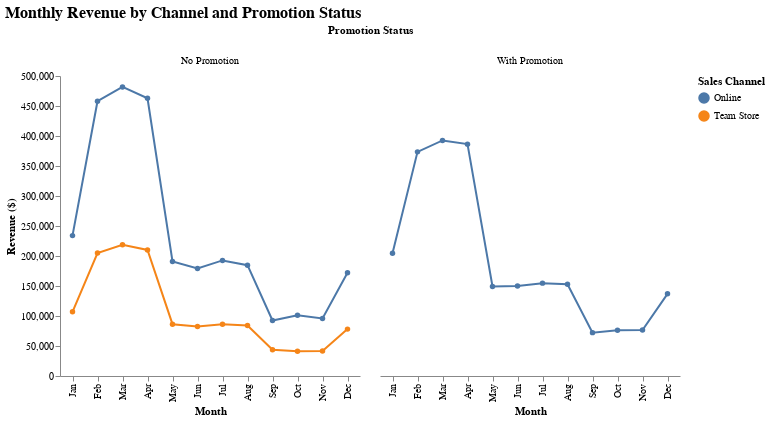

Here is the notebook cell this chart was saved with:
### Code cell
# read data
stadium = pd.read_csv("clean_stadium.csv")
fanbase = pd.read_csv("clean_fanbase.csv")
merch = pd.read_csv("clean_merch.csv")

# Extract month from Selling_Date
merch['Month'] = pd.to_datetime(merch['Selling_Date']).dt.month

monthly_channel_promo = (
    merch.groupby(['Month', 'Channel', 'Promotion'], as_index=False)['Unit_Price']
    .sum()
    .rename(columns={'Unit_Price': 'Revenue'})
)

#  readable month names
month_names = {
    1: 'Jan', 2: 'Feb', 3: 'Mar', 4: 'Apr',
    5: 'May', 6: 'Jun', 7: 'Jul', 8: 'Aug',
    9: 'Sep', 10: 'Oct', 11: 'Nov', 12: 'Dec'
}
monthly_channel_promo['Month_Name'] = monthly_channel_promo['Month'].map(month_names)

# promo labels
monthly_channel_promo['Promo_Label'] = monthly_channel_promo['Promotion'].map({
    True: 'With Promotion',
    False: 'No Promotion'
})


month_order = list(month_names.values())

base = (
    alt.Chart(monthly_channel_promo)
    .mark_line(point=True)
    .encode(
        x=alt.X("Month_Name:O", title="Month", sort=month_order),
        y=alt.Y("Revenue:Q", title="Revenue ($)"),
        color=alt.Color("Channel:N", title="Sales Channel"),
        tooltip=[
            alt.Tooltip("Month_Name:O", title="Month"),
            alt.Tooltip("Channel:N", title="Sales Channel"),
            alt.Tooltip("Promo_Label:N", title="Promotion Status"),
            alt.Tooltip("Revenue:Q", title="Revenue ($)", format=",.0f")
        ]
    )
    .properties(width=300, height=300) 
)

chart = (
    base
    .facet(
        column=alt.Column("Promo_Label:N", title="Promotion Status")
    )
    .properties(
        title="Monthly Revenue by Channel and Promotion Status"
    )
    .configure_axis(grid=False)
    .configure_view(strokeWidth=0)
    .configure_title(fontSize=16, fontWeight='bold')
)

chart

### Figure 1 — Vega-Lite specification as saved in the notebook (floating-point values rounded to 4 significant figures)
{"config": {"view": {"continuousWidth": 300, "continuousHeight": 300, "strokeWidth": 0}, "axis": {"grid": false}, "title": {"fontSize": 16, "fontWeight": "bold"}}, "data": {"name": "data-32aa45710a097c9fbf49b3fc50edebf3"}, "facet": {"column": {"field": "Promo_Label", "title": "Promotion Status", "type": "nominal"}}, "spec": {"mark": {"type": "line", "point": true}, "encoding": {"color": {"field": "Channel", "title": "Sales Channel", "type": "nominal"}, "tooltip": [{"field": "Month_Name", "title": "Month", "type": "ordinal"}, {"field": "Channel", "title": "Sales Channel", "type": "nominal"}, {"field": "Promo_Label", "title": "Promotion Status", "type": "nominal"}, {"field": "Revenue", "format": ",.0f", "title": "Revenue ($)", "type": "quantitative"}], "x": {"field": "Month_Name", "sort": ["Jan", "Feb", "Mar", "Apr", "May", "Jun", "Jul", "Aug", "Sep", "Oct", "Nov", "Dec"], "title": "Month", "type": "ordinal"}, "y": {"field": "Revenue", "title": "Revenue ($)", "type": "quantitative"}}, "height": 300, "width": 300}, "title": "Monthly Revenue by Channel and Promotion Status", "$schema": "https://vega.github.io/schema/vega-lite/v5.20.1.json", "datasets": {"data-32aa45710a097c9fbf49b3fc50edebf3": [{"Month": 1, "Channel": "Online", "Promotion": false, "Revenue": 233970, "Month_Name": "Jan", "Promo_Label": "No Promotion"}, {"Month": 1, "Channel": "Online", "Promotion": true, "Revenue": 204598, "Month_Name": "Jan", "Promo_Label": "With Promotion"}, {"Month": 1, "Channel": "Team Store", "Promotion": false, "Revenue": 106989, "Month_Name": "Jan", "Promo_Label": "No Promotion"}, {"Month": 2, "Channel": "Online", "Promotion": false, "Revenue": 457912, "Month_Name": "Feb", "Promo_Label": "No Promotion"}, {"Month": 2, "Channel": "Online", "Promotion": true, "Revenue": 373550, "Month_Name": "Feb", "Promo_Label": "With Promotion"}, {"Month": 2, "Channel": "Team Store", "Promotion": false, "Revenue": 204991, "Month_Name": "Feb", "Promo_Label": "No Promotion"}, {"Month": 3, "Channel": "Online", "Promotion": false, "Revenue": 481753, "Month_Name": "Mar", "Promo_Label": "No Promotion"}, {"Month": 3, "Channel": "Online", "Promotion": true, "Revenue": 392619, "Month_Name": "Mar", "Promo_Label": "With Promotion"}, {"Month": 3, "Channel": "Team Store", "Promotion": false, "Revenue": 218617, "Month_Name": "Mar", "Promo_Label": "No Promotion"}, {"Month": 4, "Channel": "Online", "Promotion": false, "Revenue": 462845, "Month_Name": "Apr", "Promo_Label": "No Promotion"}, {"Month": 4, "Channel": "Online", "Promotion": true, "Revenue": 386448, "Month_Name": "Apr", "Promo_Label": "With Promotion"}, {"Month": 4, "Channel": "Team Store", "Promotion": false, "Revenue": 210093, "Month_Name": "Apr", "Promo_Label": "No Promotion"}, {"Month": 5, "Channel": "Online", "Promotion": false, "Revenue": 190983, "Month_Name": "May", "Promo_Label": "No Promotion"}, {"Month": 5, "Channel": "Online", "Promotion": true, "Revenue": 149346, "Month_Name": "May", "Promo_Label": "With Promotion"}, {"Month": 5, "Channel": "Team Store", "Promotion": false, "Revenue": 86345, "Month_Name": "May", "Promo_Label": "No Promotion"}, {"Month": 6, "Channel": "Online", "Promotion": false, "Revenue": 179097, "Month_Name": "Jun", "Promo_Label": "No Promotion"}, {"Month": 6, "Channel": "Online", "Promotion": true, "Revenue": 149870, "Month_Name": "Jun", "Promo_Label": "With Promotion"}, {"Month": 6, "Channel": "Team Store", "Promotion": false, "Revenue": 82584, "Month_Name": "Jun", "Promo_Label": "No Promotion"}, {"Month": 7, "Channel": "Online", "Promotion": false, "Revenue": 192628, "Month_Name": "Jul", "Promo_Label": "No Promotion"}, {"Month": 7, "Channel": "Online", "Promotion": true, "Revenue": 154773, "Month_Name": "Jul", "Promo_Label": "With Promotion"}, {"Month": 7, "Channel": "Team Store", "Promotion": false, "Revenue": 86417, "Month_Name": "Jul", "Promo_Label": "No Promotion"}, {"Month": 8, "Channel": "Online", "Promotion": false, "Revenue": 184730, "Month_Name": "Aug", "Promo_Label": "No Promotion"}, {"Month": 8, "Channel": "Online", "Promotion": true, "Revenue": 153032, "Month_Name": "Aug", "Promo_Label": "With Promotion"}, {"Month": 8, "Channel": "Team Store", "Promotion": false, "Revenue": 84201, "Month_Name": "Aug", "Promo_Label": "No Promotion"}, {"Month": 9, "Channel": "Online", "Promotion": false, "Revenue": 92443, "Month_Name": "Sep", "Promo_Label": "No Promotion"}, {"Month": 9, "Channel": "Online", "Promotion": true, "Revenue": 72277, "Month_Name": "Sep", "Promo_Label": "With Promotion"}, {"Month": 9, "Channel": "Team Store", "Promotion": false, "Revenue": 43767, "Month_Name": "Sep", "Promo_Label": "No Promotion"}, {"Month": 10, "Channel": "Online", "Promotion": false, "Revenue": 101291, "Month_Name": "Oct", "Promo_Label": "No Promotion"}, {"Month": 10, "Channel": "Online", "Promotion": true, "Revenue": 76168, "Month_Name": "Oct", "Promo_Label": "With Promotion"}, {"Month": 10, "Channel": "Team Store", "Promotion": false, "Revenue": 41186, "Month_Name": "Oct", "Promo_Label": "No Promotion"}, {"Month": 11, "Channel": "Online", "Promotion": false, "Revenue": 95997, "Month_Name": "Nov", "Promo_Label": "No Promotion"}, {"Month": 11, "Channel": "Online", "Promotion": true, "Revenue": 76703, "Month_Name": "Nov", "Promo_Label": "With Promotion"}, {"Month": 11, "Channel": "Team Store", "Promotion": false, "Revenue": 41690, "Month_Name": "Nov", "Promo_Label": "No Promotion"}, {"Month": 12, "Channel": "Online", "Promotion": false, "Revenue": 172158, "Month_Name": "Dec", "Promo_Label": "No Promotion"}, {"Month": 12, "Channel": "Online", "Promotion": true, "Revenue": 136928, "Month_Name": "Dec", "Promo_Label": "With Promotion"}, {"Month": 12, "Channel": "Team Store", "Promotion": false, "Revenue": 78132, "Month_Name": "Dec", "Promo_Label": "No Promotion"}]}}
